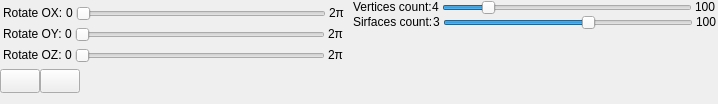
<?xml version="1.0" encoding="UTF-8"?>
<ui version="4.0">
 <class>MyControlWidget</class>
 <widget class="QWidget" name="MyControlWidget">
  <property name="geometry">
   <rect>
    <x>0</x>
    <y>0</y>
    <width>718</width>
    <height>104</height>
   </rect>
  </property>
  <property name="minimumSize">
   <size>
    <width>718</width>
    <height>104</height>
   </size>
  </property>
  <property name="windowTitle">
   <string/>
  </property>
  <widget class="QWidget" name="centralwidget" native="true">
   <property name="geometry">
    <rect>
     <x>-10</x>
     <y>0</y>
     <width>731</width>
     <height>101</height>
    </rect>
   </property>
   <widget class="QWidget" name="horizontalLayoutWidget">
    <property name="geometry">
     <rect>
      <x>10</x>
      <y>0</y>
      <width>717</width>
      <height>101</height>
     </rect>
    </property>
    <layout class="QHBoxLayout" name="mainLayout">
     <item>
      <layout class="QVBoxLayout" name="rotateScaleLayout">
       <property name="spacing">
        <number>0</number>
       </property>
       <item>
        <layout class="QHBoxLayout" name="spacerToolOXLayout">
         <property name="spacing">
          <number>0</number>
         </property>
         <property name="leftMargin">
          <number>0</number>
         </property>
         <item>
          <widget class="QLabel" name="rotateOXLabel">
           <property name="sizePolicy">
            <sizepolicy hsizetype="Fixed" vsizetype="Fixed">
             <horstretch>0</horstretch>
             <verstretch>0</verstretch>
            </sizepolicy>
           </property>
           <property name="font">
            <font>
             <pointsize>9</pointsize>
            </font>
           </property>
           <property name="text">
            <string>Rotate OX:</string>
           </property>
          </widget>
         </item>
         <item>
          <layout class="QHBoxLayout" name="spacerOXLayout">
           <property name="spacing">
            <number>3</number>
           </property>
           <property name="sizeConstraint">
            <enum>QLayout::SetDefaultConstraint</enum>
           </property>
           <property name="topMargin">
            <number>0</number>
           </property>
           <item>
            <widget class="QLabel" name="tetaStartLabel">
             <property name="sizePolicy">
              <sizepolicy hsizetype="Fixed" vsizetype="Fixed">
               <horstretch>0</horstretch>
               <verstretch>0</verstretch>
              </sizepolicy>
             </property>
             <property name="font">
              <font>
               <pointsize>9</pointsize>
              </font>
             </property>
             <property name="text">
              <string>0</string>
             </property>
            </widget>
           </item>
           <item>
            <widget class="QSlider" name="oxSlider">
             <property name="sizePolicy">
              <sizepolicy hsizetype="Fixed" vsizetype="Fixed">
               <horstretch>0</horstretch>
               <verstretch>0</verstretch>
              </sizepolicy>
             </property>
             <property name="minimumSize">
              <size>
               <width>250</width>
               <height>0</height>
              </size>
             </property>
             <property name="orientation">
              <enum>Qt::Horizontal</enum>
             </property>
            </widget>
           </item>
           <item>
            <widget class="QLabel" name="tetaEndLabel">
             <property name="sizePolicy">
              <sizepolicy hsizetype="Fixed" vsizetype="Fixed">
               <horstretch>0</horstretch>
               <verstretch>0</verstretch>
              </sizepolicy>
             </property>
             <property name="font">
              <font>
               <pointsize>9</pointsize>
              </font>
             </property>
             <property name="text">
              <string>2π</string>
             </property>
            </widget>
           </item>
          </layout>
         </item>
        </layout>
       </item>
       <item>
        <layout class="QHBoxLayout" name="spacerToolOYLayout">
         <property name="spacing">
          <number>0</number>
         </property>
         <item>
          <widget class="QLabel" name="rotateOYLabel">
           <property name="sizePolicy">
            <sizepolicy hsizetype="Fixed" vsizetype="Fixed">
             <horstretch>0</horstretch>
             <verstretch>0</verstretch>
            </sizepolicy>
           </property>
           <property name="font">
            <font>
             <pointsize>9</pointsize>
            </font>
           </property>
           <property name="text">
            <string>Rotate OY:</string>
           </property>
          </widget>
         </item>
         <item>
          <layout class="QHBoxLayout" name="spacerOYLayout">
           <property name="spacing">
            <number>3</number>
           </property>
           <property name="sizeConstraint">
            <enum>QLayout::SetDefaultConstraint</enum>
           </property>
           <property name="topMargin">
            <number>0</number>
           </property>
           <item>
            <widget class="QLabel" name="phiEndLabel">
             <property name="sizePolicy">
              <sizepolicy hsizetype="Fixed" vsizetype="Fixed">
               <horstretch>0</horstretch>
               <verstretch>0</verstretch>
              </sizepolicy>
             </property>
             <property name="font">
              <font>
               <pointsize>9</pointsize>
              </font>
             </property>
             <property name="text">
              <string>0</string>
             </property>
            </widget>
           </item>
           <item>
            <widget class="QSlider" name="oySlider">
             <property name="sizePolicy">
              <sizepolicy hsizetype="Fixed" vsizetype="Fixed">
               <horstretch>0</horstretch>
               <verstretch>0</verstretch>
              </sizepolicy>
             </property>
             <property name="minimumSize">
              <size>
               <width>250</width>
               <height>0</height>
              </size>
             </property>
             <property name="orientation">
              <enum>Qt::Horizontal</enum>
             </property>
            </widget>
           </item>
           <item>
            <widget class="QLabel" name="phiStartLabel">
             <property name="sizePolicy">
              <sizepolicy hsizetype="Fixed" vsizetype="Fixed">
               <horstretch>0</horstretch>
               <verstretch>0</verstretch>
              </sizepolicy>
             </property>
             <property name="font">
              <font>
               <pointsize>9</pointsize>
              </font>
             </property>
             <property name="text">
              <string>2π</string>
             </property>
            </widget>
           </item>
          </layout>
         </item>
        </layout>
       </item>
       <item>
        <layout class="QHBoxLayout" name="spacerToolOZLayout">
         <property name="spacing">
          <number>0</number>
         </property>
         <item>
          <widget class="QLabel" name="rotateOZLabel">
           <property name="sizePolicy">
            <sizepolicy hsizetype="Fixed" vsizetype="Fixed">
             <horstretch>0</horstretch>
             <verstretch>0</verstretch>
            </sizepolicy>
           </property>
           <property name="font">
            <font>
             <pointsize>9</pointsize>
            </font>
           </property>
           <property name="text">
            <string>Rotate OZ:</string>
           </property>
          </widget>
         </item>
         <item>
          <layout class="QHBoxLayout" name="spacerOZLayout">
           <property name="spacing">
            <number>3</number>
           </property>
           <property name="sizeConstraint">
            <enum>QLayout::SetDefaultConstraint</enum>
           </property>
           <property name="topMargin">
            <number>0</number>
           </property>
           <item>
            <widget class="QLabel" name="psiStartLabel">
             <property name="sizePolicy">
              <sizepolicy hsizetype="Fixed" vsizetype="Fixed">
               <horstretch>0</horstretch>
               <verstretch>0</verstretch>
              </sizepolicy>
             </property>
             <property name="font">
              <font>
               <pointsize>9</pointsize>
              </font>
             </property>
             <property name="text">
              <string>0</string>
             </property>
            </widget>
           </item>
           <item>
            <widget class="QSlider" name="ozSlider">
             <property name="sizePolicy">
              <sizepolicy hsizetype="Fixed" vsizetype="Fixed">
               <horstretch>0</horstretch>
               <verstretch>0</verstretch>
              </sizepolicy>
             </property>
             <property name="minimumSize">
              <size>
               <width>250</width>
               <height>0</height>
              </size>
             </property>
             <property name="maximum">
              <number>100</number>
             </property>
             <property name="orientation">
              <enum>Qt::Horizontal</enum>
             </property>
            </widget>
           </item>
           <item>
            <widget class="QLabel" name="psiEndLabel">
             <property name="sizePolicy">
              <sizepolicy hsizetype="Fixed" vsizetype="Fixed">
               <horstretch>0</horstretch>
               <verstretch>0</verstretch>
              </sizepolicy>
             </property>
             <property name="font">
              <font>
               <pointsize>9</pointsize>
              </font>
             </property>
             <property name="text">
              <string>2π</string>
             </property>
            </widget>
           </item>
          </layout>
         </item>
        </layout>
       </item>
       <item>
        <layout class="QHBoxLayout" name="scaleToollLayout">
         <item>
          <widget class="QPushButton" name="scaleUpButton">
           <property name="sizePolicy">
            <sizepolicy hsizetype="Fixed" vsizetype="Fixed">
             <horstretch>0</horstretch>
             <verstretch>0</verstretch>
            </sizepolicy>
           </property>
           <property name="minimumSize">
            <size>
             <width>24</width>
             <height>24</height>
            </size>
           </property>
           <property name="text">
            <string/>
           </property>
           <property name="icon">
            <iconset resource="../resources/resources.qrc">
             <normaloff>:/icons/scaleUpIcon.svg</normaloff>:/icons/scaleUpIcon.svg</iconset>
           </property>
          </widget>
         </item>
         <item>
          <widget class="QPushButton" name="scaleDownButton">
           <property name="sizePolicy">
            <sizepolicy hsizetype="Fixed" vsizetype="Fixed">
             <horstretch>0</horstretch>
             <verstretch>0</verstretch>
            </sizepolicy>
           </property>
           <property name="minimumSize">
            <size>
             <width>24</width>
             <height>24</height>
            </size>
           </property>
           <property name="text">
            <string/>
           </property>
           <property name="icon">
            <iconset resource="../resources/resources.qrc">
             <normaloff>:/icons/scaleDownIcon.svg</normaloff>:/icons/scaleDownIcon.svg</iconset>
           </property>
          </widget>
         </item>
         <item>
          <spacer name="horizontalSpacer">
           <property name="orientation">
            <enum>Qt::Horizontal</enum>
           </property>
           <property name="sizeHint" stdset="0">
            <size>
             <width>40</width>
             <height>20</height>
            </size>
           </property>
          </spacer>
         </item>
        </layout>
       </item>
      </layout>
     </item>
     <item>
      <layout class="QVBoxLayout" name="ellipsoidParamsLayout">
       <property name="spacing">
        <number>0</number>
       </property>
       <item>
        <layout class="QHBoxLayout" name="spacerToolVertexLayout">
         <property name="spacing">
          <number>0</number>
         </property>
         <property name="leftMargin">
          <number>0</number>
         </property>
         <item>
          <widget class="QLabel" name="vertexLabel">
           <property name="sizePolicy">
            <sizepolicy hsizetype="Fixed" vsizetype="Fixed">
             <horstretch>0</horstretch>
             <verstretch>0</verstretch>
            </sizepolicy>
           </property>
           <property name="font">
            <font>
             <pointsize>9</pointsize>
            </font>
           </property>
           <property name="text">
            <string>Vertices count:</string>
           </property>
          </widget>
         </item>
         <item>
          <layout class="QHBoxLayout" name="spacerVertexLayout">
           <property name="spacing">
            <number>3</number>
           </property>
           <property name="sizeConstraint">
            <enum>QLayout::SetDefaultConstraint</enum>
           </property>
           <property name="topMargin">
            <number>0</number>
           </property>
           <item>
            <widget class="QLabel" name="vetexStartLabel">
             <property name="sizePolicy">
              <sizepolicy hsizetype="Fixed" vsizetype="Fixed">
               <horstretch>0</horstretch>
               <verstretch>0</verstretch>
              </sizepolicy>
             </property>
             <property name="font">
              <font>
               <pointsize>9</pointsize>
              </font>
             </property>
             <property name="text">
              <string>4</string>
             </property>
            </widget>
           </item>
           <item>
            <widget class="QSlider" name="vetexSlider">
             <property name="sizePolicy">
              <sizepolicy hsizetype="Fixed" vsizetype="Fixed">
               <horstretch>0</horstretch>
               <verstretch>0</verstretch>
              </sizepolicy>
             </property>
             <property name="minimumSize">
              <size>
               <width>250</width>
               <height>0</height>
              </size>
             </property>
             <property name="minimum">
              <number>4</number>
             </property>
             <property name="maximum">
              <number>100</number>
             </property>
             <property name="value">
              <number>20</number>
             </property>
             <property name="orientation">
              <enum>Qt::Horizontal</enum>
             </property>
            </widget>
           </item>
           <item>
            <widget class="QLabel" name="vertexEndLabel">
             <property name="sizePolicy">
              <sizepolicy hsizetype="Fixed" vsizetype="Fixed">
               <horstretch>0</horstretch>
               <verstretch>0</verstretch>
              </sizepolicy>
             </property>
             <property name="font">
              <font>
               <pointsize>9</pointsize>
              </font>
             </property>
             <property name="text">
              <string>100</string>
             </property>
            </widget>
           </item>
          </layout>
         </item>
        </layout>
       </item>
       <item>
        <layout class="QHBoxLayout" name="spacerToolSurfaceLayout">
         <property name="spacing">
          <number>0</number>
         </property>
         <item>
          <widget class="QLabel" name="surfaceLabel">
           <property name="sizePolicy">
            <sizepolicy hsizetype="Fixed" vsizetype="Fixed">
             <horstretch>0</horstretch>
             <verstretch>0</verstretch>
            </sizepolicy>
           </property>
           <property name="font">
            <font>
             <pointsize>9</pointsize>
            </font>
           </property>
           <property name="text">
            <string>Sirfaces count:</string>
           </property>
          </widget>
         </item>
         <item>
          <layout class="QHBoxLayout" name="spacerSurfaceLayout">
           <property name="spacing">
            <number>3</number>
           </property>
           <property name="sizeConstraint">
            <enum>QLayout::SetDefaultConstraint</enum>
           </property>
           <property name="topMargin">
            <number>0</number>
           </property>
           <item>
            <widget class="QLabel" name="surfaceEndLabel">
             <property name="sizePolicy">
              <sizepolicy hsizetype="Fixed" vsizetype="Fixed">
               <horstretch>0</horstretch>
               <verstretch>0</verstretch>
              </sizepolicy>
             </property>
             <property name="font">
              <font>
               <pointsize>9</pointsize>
              </font>
             </property>
             <property name="text">
              <string>3</string>
             </property>
            </widget>
           </item>
           <item>
            <widget class="QSlider" name="surfaceSlider">
             <property name="sizePolicy">
              <sizepolicy hsizetype="Fixed" vsizetype="Fixed">
               <horstretch>0</horstretch>
               <verstretch>0</verstretch>
              </sizepolicy>
             </property>
             <property name="minimumSize">
              <size>
               <width>250</width>
               <height>0</height>
              </size>
             </property>
             <property name="minimum">
              <number>3</number>
             </property>
             <property name="maximum">
              <number>100</number>
             </property>
             <property name="value">
              <number>60</number>
             </property>
             <property name="orientation">
              <enum>Qt::Horizontal</enum>
             </property>
            </widget>
           </item>
           <item>
            <widget class="QLabel" name="surfaceStartLabel">
             <property name="sizePolicy">
              <sizepolicy hsizetype="Fixed" vsizetype="Fixed">
               <horstretch>0</horstretch>
               <verstretch>0</verstretch>
              </sizepolicy>
             </property>
             <property name="font">
              <font>
               <pointsize>9</pointsize>
              </font>
             </property>
             <property name="text">
              <string>100</string>
             </property>
            </widget>
           </item>
          </layout>
         </item>
        </layout>
       </item>
       <item>
        <spacer name="verticalSpacer">
         <property name="orientation">
          <enum>Qt::Vertical</enum>
         </property>
         <property name="sizeHint" stdset="0">
          <size>
           <width>20</width>
           <height>40</height>
          </size>
         </property>
        </spacer>
       </item>
      </layout>
     </item>
    </layout>
   </widget>
  </widget>
 </widget>
 <resources>
  <include location="../resources/resources.qrc"/>
 </resources>
 <connections/>
</ui>
